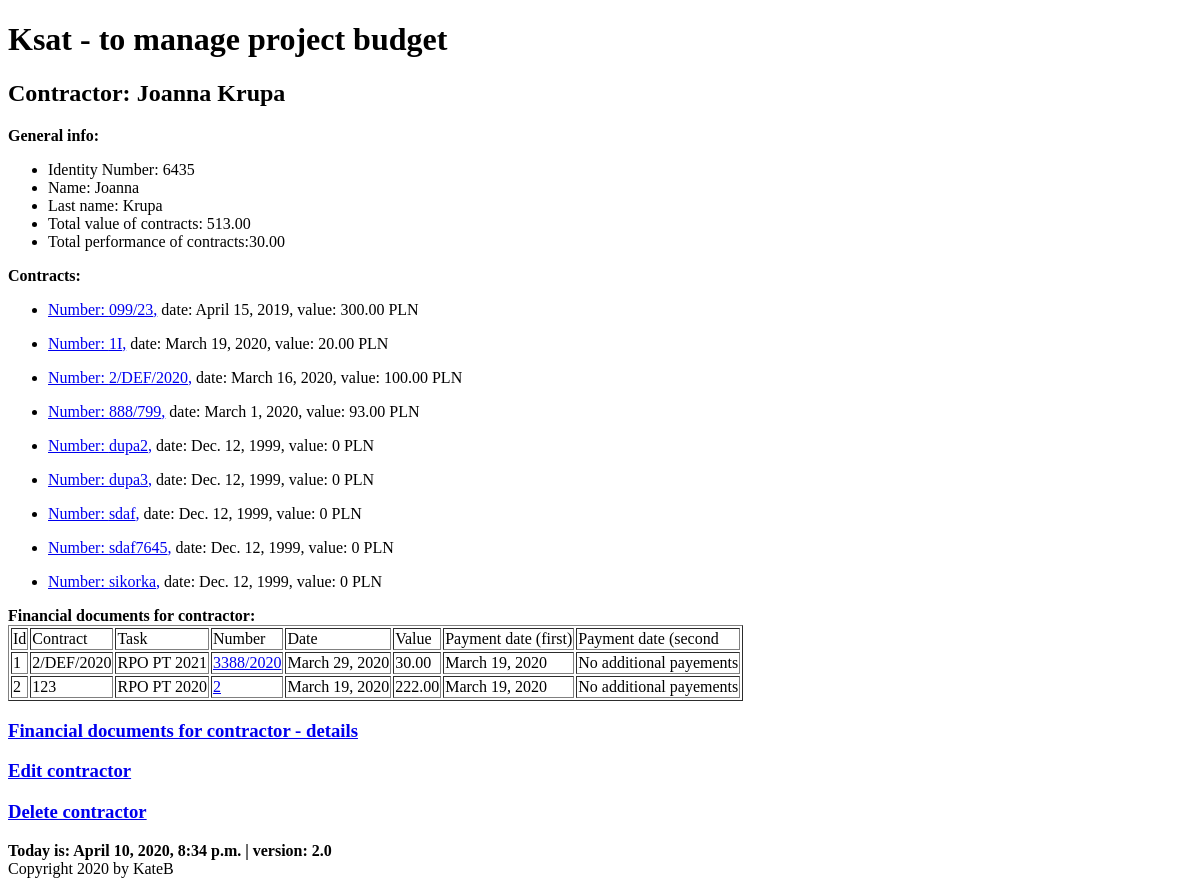
Before: /ksat/contractor/4 with the older database file.
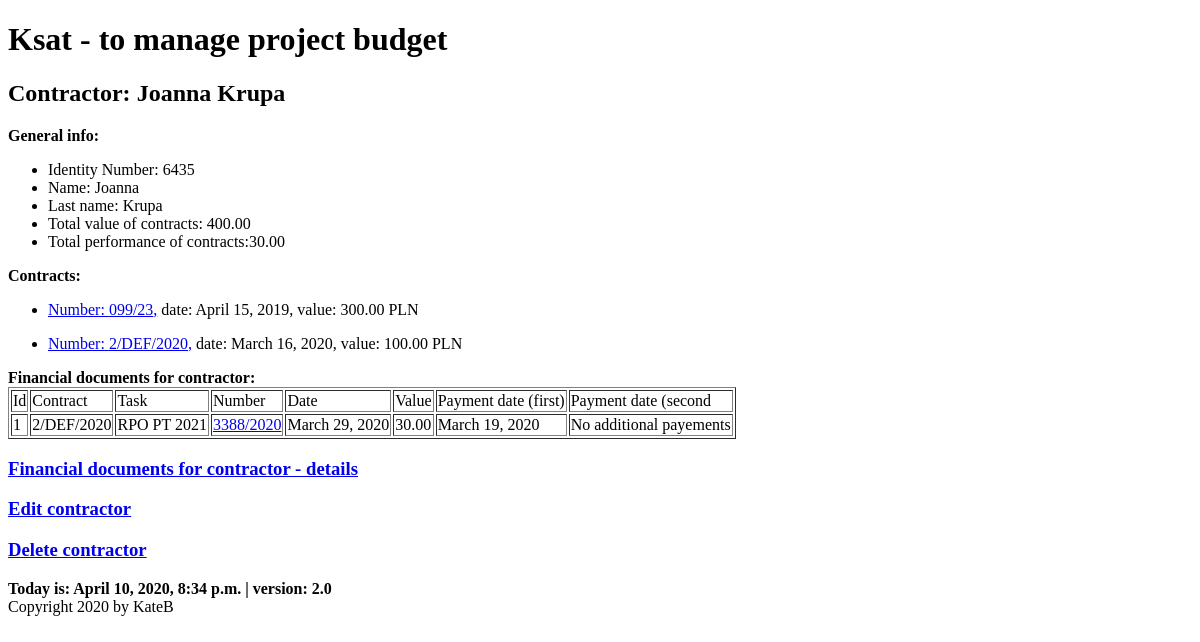
After: the same page with the newer database file.
### budget/models.py (models this page shows, shortened)
class Contractor(models.Model):
    name = models.CharField(max_length=128)
    last_name = models.CharField(max_length=128)
    num = models.SmallIntegerField(blank=True)
    def __str__(self):
        return f'{self.name} {self.last_name}'
    def contracts_value(self):
        contracts_value = 0
        for contract in Contract.objects.filter(contractor=self):
            contracts_value += contract.contract_value()
        return round(contracts_value, 2)
    def contracts_performance(self):
        contracts_performance = 0
        for contract in Contract.objects.filter(contractor=self):
            contracts_performance += contract.contract_performance()
        return round(contracts_performance, 2)
    class Meta:
        default_related_name = 'contractors'
        ordering = ('last_name',)
        verbose_name = 'contractor'

class Contract(models.Model):
    number = models.CharField(max_length=128)
    date = models.DateField()
    task = models.ForeignKey(Task, on_delete=models.CASCADE, related_name='contracts', related_query_name='contract')
    contractor = models.ForeignKey(Contractor, default=None, on_delete=models.CASCADE, related_name='contracts',
                                   related_query_name='contract')
    article = models.ManyToManyField(Articles, through='ContractArticle')
    def contract_value(self):
        value = ContractArticle.objects.filter(contract=self).aggregate(total=Sum('value'))['total']
        if value:
            return round(value, 2)
        return 0
    def contract_performance(self):
        fin_docs = FinancialDocument.objects.filter(contract=self)
        performance = 0
        for fin_doc in fin_docs:
            performance += fin_doc.fin_doc_value()
        return round(performance, 2)
    class Meta:
        default_related_name = 'contract'
        ordering = ('number', 'contractor')
        verbose_name = 'contract'

class FinancialDocument(models.Model):
    contract = models.ForeignKey(Contract, on_delete=models.CASCADE, related_name='fds', related_query_name='fd')
    contractor = models.ForeignKey(Contractor, default=None, on_delete=models.CASCADE, related_name='fds',
                                   related_query_name='fd')
    number = models.CharField(max_length=64, default=None)
    date = models.DateField()
    payment_date1 = models.DateField(blank=True, null=True)
    payment_date2 = models.DateField(blank=True, null=True)
    article = models.ManyToManyField(Articles, through='FinDocumentArticle')
    def get_absolute_url(self):
        return reverse('budget:findoc_details', kwargs={'findoc_id': self.pk})
    def fin_doc_value(self):
        value = FinDocumentArticle.objects.filter(fin_doc=self).aggregate(total=Sum('value'))['total']
        if value:
            return round(value, 2)
        return 0
    class Meta:
        default_related_name = 'fds'
        verbose_name = 'finacial_doc'

class Task(models.Model):
    title = models.CharField(max_length=128, unique=True)
    description = models.CharField(max_length=256)
    unit = models.SmallIntegerField()
    section = models.SmallIntegerField()
    article = models.ManyToManyField(Articles, through='TaskArticles')

### budget/views.py (the view)
# urls.py: path('contractor/<int:contractor_id>', views.ContractorDetailsView.as_view(), name='contractor_details'),
class ContractorDetailsView(DetailView):
    model = Contractor
    template_name = 'budget/contractor.html'
    context_object_name = 'contractor'
    pk_url_kwarg = 'contractor_id'

### budget/my_context_processor.py (called while the page is built)
def cp(request):
    ctx = {
        "now": django.utils.timezone.now(),
        "version": "2.0"
    }
    return ctx

### budget/templates/budget/contractor.html (shortened to what this page needs)
{% extends 'base.html' %}
{% block content %}
    {{ block.super }}
    <h2>Contractor: {{ contractor }}</h2>
    <div><b>General info:</b>
        <ul>
            <li>Identity Number: {{ contractor.num }}</li>
            <li>Name: {{ contractor.name }}</li>
            <li>Last name: {{ contractor.last_name }}</li>
            <li>Total value of contracts: {{ contractor.contracts_value }} </li>
            <li>Total performance of contracts:{{ contractor.contracts_performance }} </li>
        </ul>
    </div>
    <div>
        <b>Contracts:</b>
        {% for contract in contractor.contracts.all %}
            <ul>
                <li><a href="{% url 'budget:contract_details' contract.id %}">Number: {{ contract.number }},</a>  date: {{ contract.date }}, value: {{ contract.contract_value }} PLN</li>
            </ul>
        {% endfor %}
    </div>
    <div>
        <b>Financial documents for contractor:</b>
        <table border="bold">
            <thead>
            <tr>
                <td>Id</td>
                <td>Contract</td>
                <td>Task</td>
                <td>Number</td>
                <td>Date</td>
                <td>Value</td>
                <td>Payment date (first)</td>
                <td>Payment date (second</td>
                </tr>
            </thead>
            <tbody>
            {% for fd in contractor.fds.all %}
                <tr>
                    <td>{{ forloop.counter }}</td>
                    <td>{{ fd.contract.number }}</td>
                    <td>{{ fd.contract.task.title }}</td>
                    <td><a href="{{ fd.get_absolute_url }}">{{ fd.number }}</a></td>
                    <td>{{ fd.date }}</td>
                    <td>{{ fd.fin_doc_value }}</td>
                    <td>{{ fd.payment_date1 }}</td>
                    <td>{% if fd.payment_date2 %}{{ fd.payment_date2 }} {% else %} No additional payements {% endif %}</td>
                </tr>
            {% empty %} No financial documents for contractor
            {% endfor %}
            </tbody>
        </table>
    </div>
    <h3><a href="{% url 'budget:contractor-findocs' contractor.id %}">Financial documents for contractor - details</a></h3>
    <h3><a href="{% url 'budget:edit_contractor' contractor.id %}">Edit contractor</a></h3>
    <h3><a href="{% url 'budget:delete_contractor' contractor.id %}">Delete contractor</a></h3>
{% endblock %}

Changed rows visible on the page:
removed Contract: number "1I", date "March 19, 2020", contract_value "20.00"
removed Contract: number "888/799", date "March 1, 2020", contract_value "93.00"
removed Contract: number "dupa2", date "Dec. 12, 1999", contract_value "0"
removed Contract: number "dupa3", date "Dec. 12, 1999", contract_value "0"
removed Contract: number "sdaf", date "Dec. 12, 1999", contract_value "0"
removed Contract: number "sdaf7645", date "Dec. 12, 1999", contract_value "0"
removed Contract: number "sikorka", date "Dec. 12, 1999", contract_value "0"
removed FinancialDocument: contract.number "123", contract.task "RPO PT 2020", number "2", date "March 19, 2020", fin_doc_value "222.00", payment_date1 "March 19, 2020", shows "No additional payements"
computed for Contractor "Joanna Krupa": contracts_value "513.00" → "400.00"
